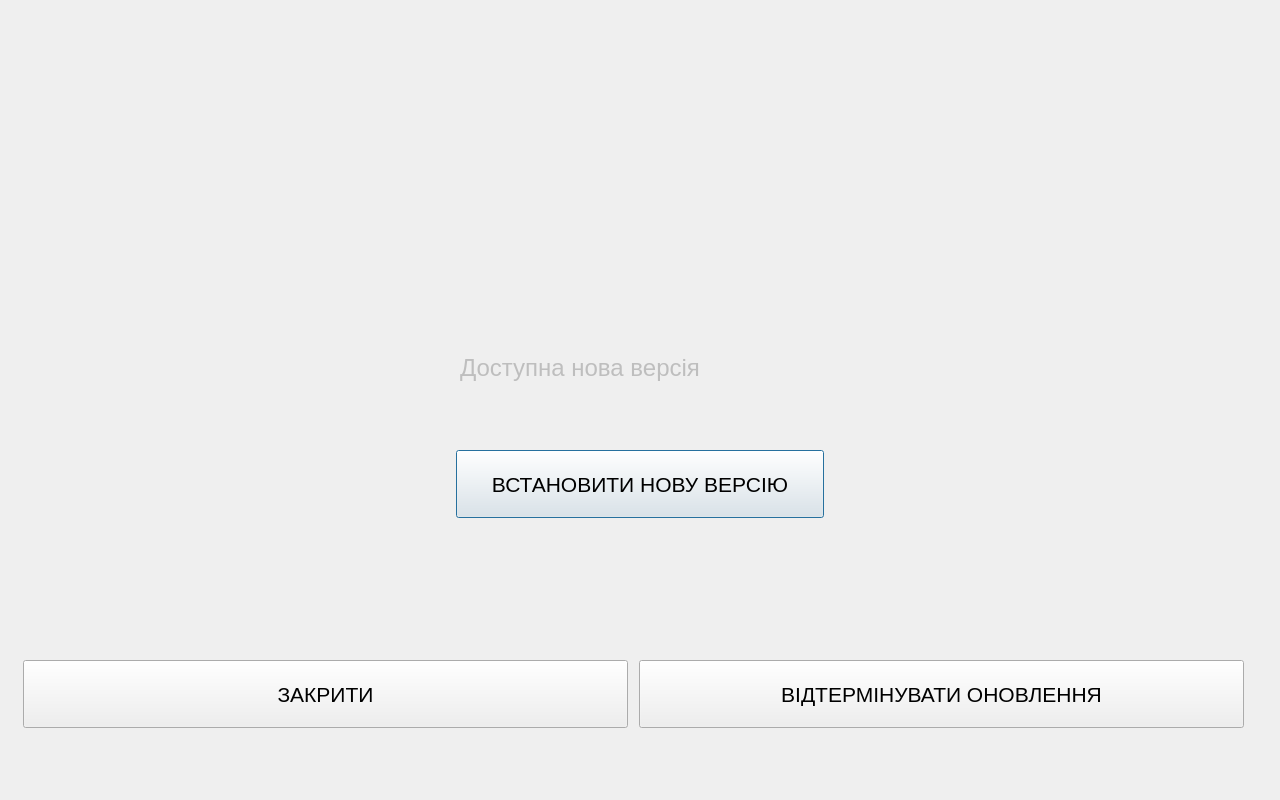
<?xml version="1.0" encoding="UTF-8"?>
<ui version="4.0">
 <class>Dialog</class>
 <widget class="QDialog" name="Dialog">
  <property name="geometry">
   <rect>
    <x>0</x>
    <y>0</y>
    <width>1280</width>
    <height>800</height>
   </rect>
  </property>
  <property name="windowTitle">
   <string>Менеджер оновлень</string>
  </property>
  <widget class="QPushButton" name="pushButton">
   <property name="geometry">
    <rect>
     <x>456</x>
     <y>450</y>
     <width>368</width>
     <height>68</height>
    </rect>
   </property>
   <property name="font">
    <font>
     <pointsize>16</pointsize>
    </font>
   </property>
   <property name="text">
    <string>ВСТАНОВИТИ НОВУ ВЕРСІЮ</string>
   </property>
  </widget>
  <widget class="QPushButton" name="pushButton_2">
   <property name="geometry">
    <rect>
     <x>23</x>
     <y>660</y>
     <width>605</width>
     <height>68</height>
    </rect>
   </property>
   <property name="font">
    <font>
     <pointsize>16</pointsize>
    </font>
   </property>
   <property name="text">
    <!-- <string>НАГАДАТИ ПРИ НАСТУПНОМУ УВІМКНЕННІ</string> -->
    <string>ЗАКРИТИ</string>
   </property>
  </widget>
  <widget class="QPushButton" name="pushButton_3">
   <property name="geometry">
    <rect>
     <x>639</x>
     <y>660</y>
     <width>605</width>
     <height>68</height>
    </rect>
   </property>
   <property name="font">
    <font>
     <pointsize>16</pointsize>
    </font>
   </property>
   <property name="text">
    <string>ВІДТЕРМІНУВАТИ ОНОВЛЕННЯ</string>
   </property>
  </widget>
  <widget class="QTextEdit" name="textComment">
   <property name="enabled">
    <bool>false</bool>
   </property>
   <property name="geometry">
    <rect>
     <x>456</x>
     <y>350</y>
     <width>368</width>
     <height>68</height>
    </rect>
   </property>
   <property name="font">
    <font>
     <family>Times New Roman</family>
     <pointsize>16</pointsize>
     <strikeout>false</strikeout>
     <stylestrategy>PreferDefault</stylestrategy>
     <kerning>false</kerning>
    </font>
   </property>
   <property name="mouseTracking">
    <bool>false</bool>
   </property>
   <property name="acceptDrops">
    <bool>false</bool>
   </property>
   <property name="frameShape">
    <enum>QFrame::NoFrame</enum>
   </property>
   <property name="frameShadow">
    <enum>QFrame::Plain</enum>
   </property>
   <property name="verticalScrollBarPolicy">
    <enum>Qt::ScrollBarAlwaysOff</enum>
   </property>
   <property name="horizontalScrollBarPolicy">
    <enum>Qt::ScrollBarAlwaysOff</enum>
   </property>
   <property name="font">
    <font>
     <pointsize>18</pointsize>
    </font>
   </property>
   <property name="text">
    <string>Доступна нова версія</string>
   </property>
  </widget>
  <widget class="QLabel" name="companyLogo">
   <property name="geometry">
    <rect>
     <x>10</x>
     <y>10</y>
     <width>32</width>
     <height>32</height>
    </rect>
   </property>
   <property name="text">
    <string/>
   </property>
   <property name="pixmap">
    <pixmap>/home/deck/Downloads/1/UpdateDialog/RoboneersLogo.jpg</pixmap>
   </property>
   <property name="scaledContents">
    <bool>true</bool>
   </property>
   <property name="alignment">
    <set>Qt::AlignCenter</set>
   </property>
  </widget>
  <widget class="QLabel" name="companyName">
   <property name="geometry">
    <rect>
     <x>50</x>
     <y>16</y>
     <width>182</width>
     <height>20</height>
    </rect>
   </property>
   <property name="text">
    <string/>
   </property>
   <property name="pixmap">
    <pixmap>/home/deck/Downloads/1/UpdateDialog/RoboneersName.jpg</pixmap>
   </property>
   <property name="scaledContents">
    <bool>true</bool>
   </property>
   <property name="alignment">
    <set>Qt::AlignCenter</set>
   </property>
  </widget>
 </widget>
 <resources/>
 <connections/>
</ui>
